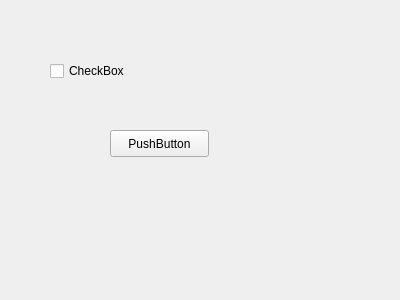
<?xml version="1.0" encoding="UTF-8"?>
<ui version="4.0">
 <class>sendMail</class>
 <widget class="QWidget" name="sendMail">
  <property name="geometry">
   <rect>
    <x>0</x>
    <y>0</y>
    <width>400</width>
    <height>300</height>
   </rect>
  </property>
  <property name="windowTitle">
   <string>Form</string>
  </property>
  <widget class="QCheckBox" name="checkBox">
   <property name="geometry">
    <rect>
     <x>50</x>
     <y>60</y>
     <width>97</width>
     <height>22</height>
    </rect>
   </property>
   <property name="text">
    <string>CheckBox</string>
   </property>
  </widget>
  <widget class="QPushButton" name="pushButton">
   <property name="geometry">
    <rect>
     <x>110</x>
     <y>130</y>
     <width>99</width>
     <height>27</height>
    </rect>
   </property>
   <property name="text">
    <string>PushButton</string>
   </property>
  </widget>
 </widget>
 <resources/>
 <connections/>
</ui>
